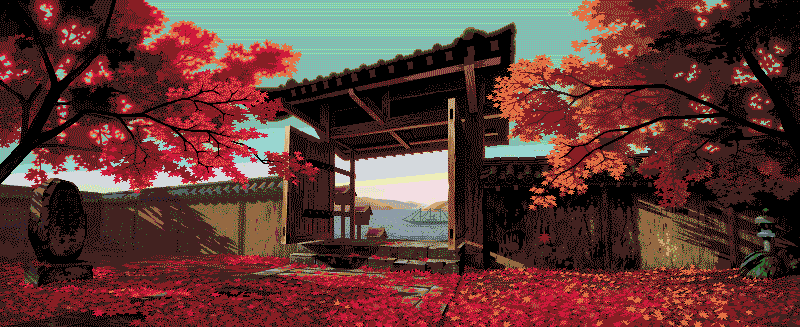
#> input picture ImageAnalysis/ImageAnalysis/python/resources/image_dir/parse_image.bmp, 800 x 327 px, found by its file name
$ python image_split.py
#> lines starting #> are read from the running program, lines starting #| are printed output that depends on the picture
'''
Splits an image up into pegboard sized regions.

.. image:: /images/parse_image.bmp

.. image:: /images/arrow_down.png
	:align: center

.. image:: /images/parse_image_demo.bmp

**Naming Conventions**

- Region naming in image_split.py is "row-column", with "0-0" being the name of the first region.
- Pixel naming in region_parse.py uses the same convention.

.. image:: /images/region_naming.bmp

.. note:: Each region has a maximum size of 29 x 29 pixels.

'''

from __future__ import print_function

import os
import json
import logging

from PIL import Image

# logging
logging.basicConfig()
logger = logging.getLogger(__name__)
logger.setLevel(logging.INFO)

# Open image
root_dir = os.path.split(os.path.dirname(os.path.realpath(__file__)))[0].rpartition('\\')[0]
print(root_dir)
image_path = os.path.join(root_dir, 'resources', 'image_dir', 'parse_image.bmp')
print(image_path)

try:
	im = Image.open(image_path)
#> im is the input picture: PIL image 800x327 RGB; mean R, G, B 97.1, 58.1, 53.8
	px = im.load()
	peg_num = 29 # Size of pegboard. 2 = 2x2 board, 29 = 29x29, etc...

	logger.info('Image Format: {0}'.format(im.format))
	logger.info('Image Size: {0}'.format(im.size))
	logger.info('Image Mode: {0}'.format(im.mode))

	x_size, y_size = im.size
#> x_size = 800; y_size = 327
	logger.info('Width: {0}'.format(x_size))
	logger.info('Height: {0}'.format(y_size))

	# Get number of perler boards for each axis
	x_boards = x_size / peg_num
#> x_boards = 27.59
	y_boards = y_size / peg_num
#> y_boards = 11.28
	logger.info('Peg board rows: {0}'.format(x_boards))
	logger.info('Peg board columns: {0}'.format(y_boards))
	logger.info('Number of x whole boards: {0}'.format(int(x_boards)))
	logger.info('Number of y whole boards: {0}'.format(int(y_boards)))

	# Get number of spare pegs (non full boards)
	x_spare_pegs = x_size % peg_num
#> x_spare_pegs = 17
	logger.info('Spare pegs per row: {0}'.format(x_spare_pegs))
	is_x_spare_pegs = 0

	if x_spare_pegs > 0:
		is_x_spare_pegs = 1
	y_spare_pegs = y_size % peg_num
#> y_spare_pegs = 8
	logger.info('Spare pegs per column: {0}'.format(y_spare_pegs))

	is_y_spare_pegs = 0

	if y_spare_pegs > 0:
		is_y_spare_pegs = 1

	# Set init box size (top left x, top left y, bottom right x, bottomr right y)
	tlx = 0
	tly = 0
	brx = peg_num
	bry = peg_num


	col_count = 0
	row_count = 0
	do_once = False

	for rows in range(0, int(y_boards) + is_y_spare_pegs):
		for columns in range(0, int(x_boards) + is_x_spare_pegs):

			# Change size of region if iterating on spare peg region
			if col_count == int(x_boards):
				brx = brx - peg_num + x_spare_pegs
				logger.debug('Changed x size')
			if row_count == int(y_boards) and do_once == False:
				bry = bry - peg_num + y_spare_pegs
				do_once = True # Only change x value once, otherise it will try to save a None image
				logger.debug('Changed y size')
				logger.debug('Did once')

			region_id = '{0}-{1}'.format(row_count,col_count)
			logger.info('Region ID: {0}'.format(region_id))

			box = (tlx, tly, brx, bry)
			logger.info('Box: {0}'.format(box))
			region = im.crop(box)

			# Save region
			region.save(os.path.join(root_dir, 'resources', 'regions', 'test_{0}.bmp'.format(region_id)))

			# Iterate on x values
			tlx += peg_num
			brx += peg_num
			col_count += 1
			logger.debug('Column count: {0}'.format(col_count))
			logger.debug('Row count: {0}'.format(row_count))

			# Reset iteration to left side of image
			if col_count > int(x_boards) + is_x_spare_pegs - 1:
				print('resetting')
				tlx = 0
				tly += peg_num
				brx = peg_num
				bry += peg_num
				col_count = 0
				row_count += 1
#> this loop made 12 passes
#> pass 1, `region.save(os.path.join(root_dir, 'resources', 'regions', 'test_{0}.b..`:
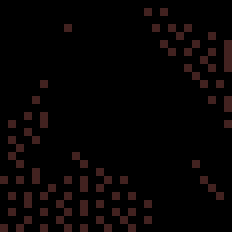
#> saved as test_0-0.bmp: PIL image 29x29 RGB (shown 8 times larger); mean R, G, B 6.7, 3.5, 3.3
#> pass 1, `region.save(os.path.join(root_dir, 'resources', 'regions', 'test_{0}.b..`:
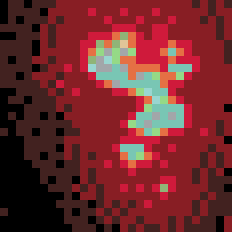
#> saved as test_0-1.bmp: PIL image 29x29 RGB (shown 8 times larger); mean R, G, B 111.8, 42.5, 44.2
#> pass 1, `region.save(os.path.join(root_dir, 'resources', 'regions', 'test_{0}.b..`:
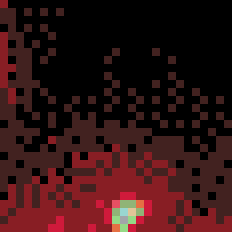
#> saved as test_0-2.bmp: PIL image 29x29 RGB (shown 8 times larger); mean R, G, B 49.9, 18.6, 18.9
#> pass 1, `region.save(os.path.join(root_dir, 'resources', 'regions', 'test_{0}.b..`:
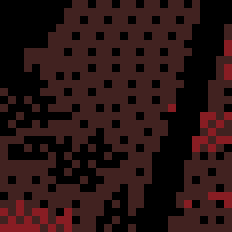
#> saved as test_0-3.bmp: PIL image 29x29 RGB (shown 8 times larger); mean R, G, B 42.6, 20.1, 19.3
#> after the loop, brx = 29; bry = 356; col_count = 0; do_once = True; row_count = 12; tlx = 0; tly = 348


except:
	logger.warning('No image found. Put a .bmp image in the image_dir')

$ run again, with ImageAnalysis/ImageAnalysis/python/docs/images/region_naming.bmp copied over ImageAnalysis/ImageAnalysis/python/resources/image_dir/parse_image.bmp
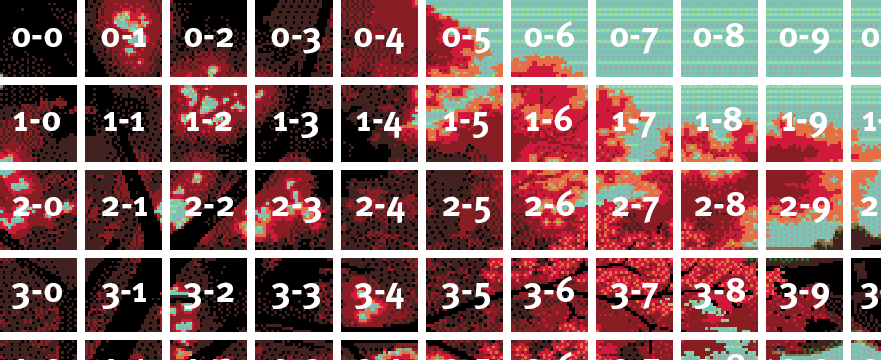
#> input picture ImageAnalysis/ImageAnalysis/python/docs/images/region_naming.bmp, 881 x 360 px, found by its file name
#> im is the input picture: PIL image 881x360 RGB; mean R, G, B 140.5, 106, 103.9
#> the loop `for rows in range(0, int(y_boards) + is_y_spare_pegs):` made 13 passes
#> pass 1, `region.save(os.path.join(root_dir, 'resources', 'regions', 'test_{0}.b..`:
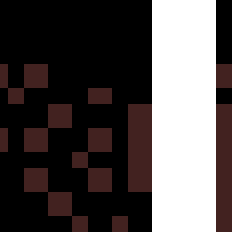
#> saved as test_0-2.bmp: PIL image 29x29 RGB (shown 8 times larger); mean R, G, B 83.1, 76.9, 76.5
#> pass 1, `region.save(os.path.join(root_dir, 'resources', 'regions', 'test_{0}.b..`:
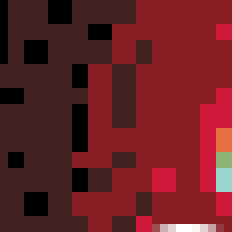
#> saved as test_0-3.bmp: PIL image 29x29 RGB (shown 8 times larger); mean R, G, B 103.2, 32.9, 36.2
#> after the loop `for rows in range(0, int(y_boards) + is_y_spare_pegs):`: brx = 29; bry = 389; col_count = 0; do_once = True; row_count = 13; tlx = 0; tly = 377
